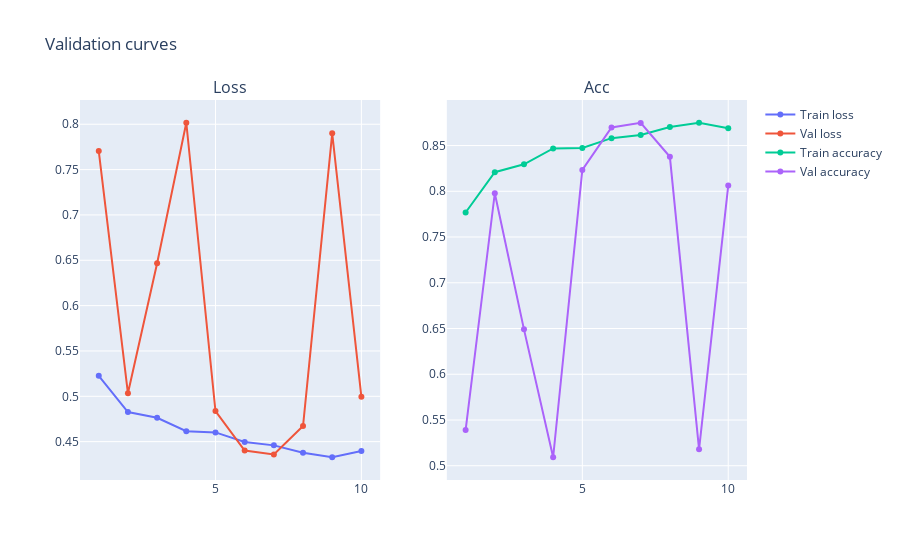
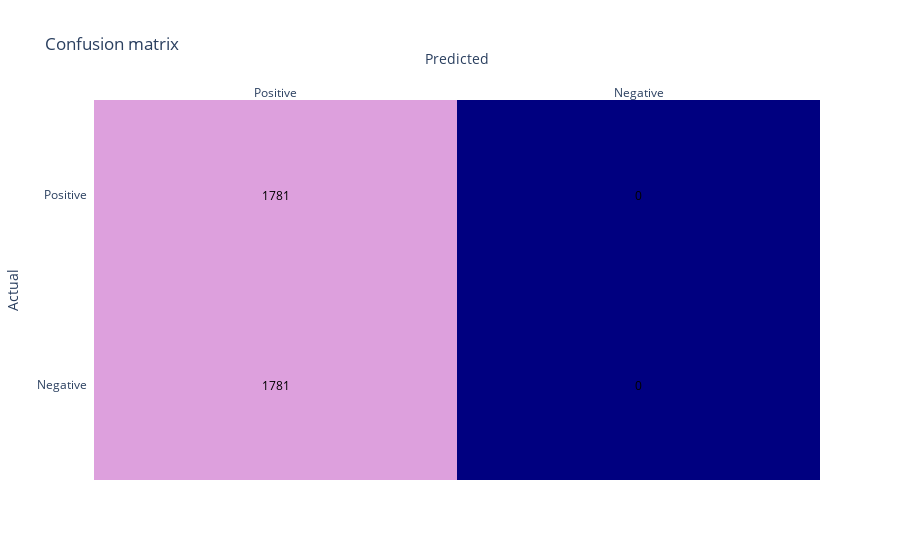
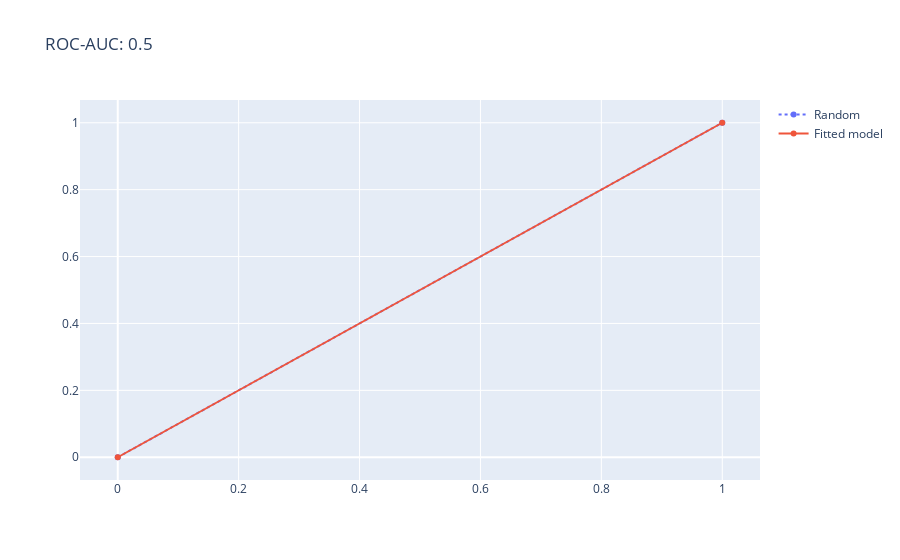

The code cell stored with these charts, in order, in its notebook:
### Code cell
plot_history(history_path="./history/deepCNN.history")
evaluate(model, X_test, y_test)

### Figure 1 — Plotly figure (JSON) as saved in the notebook; plotly's stock layout.template omitted (floating-point values rounded to 4 significant figures)
{"data": [{"name": "Train loss", "type": "scatter", "x": [1, 2, 3, 4, 5, 6, 7, 8, 9, 10], "xaxis": "x", "y": [0.5226, 0.4826, 0.4763, 0.4614, 0.4602, 0.4497, 0.4459, 0.4377, 0.4328, 0.4397], "yaxis": "y"}, {"name": "Val loss", "type": "scatter", "x": [1, 2, 3, 4, 5, 6, 7, 8, 9, 10], "xaxis": "x", "y": [0.7704, 0.5033, 0.6468, 0.8016, 0.4837, 0.4402, 0.4358, 0.4672, 0.79, 0.4994], "yaxis": "y"}, {"name": "Train accuracy", "type": "scatter", "x": [1, 2, 3, 4, 5, 6, 7, 8, 9, 10], "xaxis": "x2", "y": [0.7768, 0.8209, 0.8295, 0.8468, 0.8474, 0.8581, 0.8615, 0.8703, 0.8749, 0.869], "yaxis": "y2"}, {"name": "Val accuracy", "type": "scatter", "x": [1, 2, 3, 4, 5, 6, 7, 8, 9, 10], "xaxis": "x2", "y": [0.539, 0.7979, 0.6491, 0.5093, 0.8234, 0.8697, 0.8748, 0.8377, 0.518, 0.8063], "yaxis": "y2"}], "layout": {"annotations": [{"font": {"size": 16}, "showarrow": false, "text": "Loss", "x": 0.225, "xanchor": "center", "xref": "paper", "y": 1, "yanchor": "bottom", "yref": "paper"}, {"font": {"size": 16}, "showarrow": false, "text": "Acc", "x": 0.775, "xanchor": "center", "xref": "paper", "y": 1, "yanchor": "bottom", "yref": "paper"}], "title": {"text": "Validation curves"}, "xaxis": {"anchor": "y", "domain": [0, 0.45]}, "xaxis2": {"anchor": "y2", "domain": [0.55, 1]}, "yaxis": {"anchor": "x", "domain": [0, 1]}, "yaxis2": {"anchor": "x2", "domain": [0, 1]}}}

### Figure 2 — Plotly figure (JSON) as saved in the notebook; plotly's stock layout.template omitted (floating-point values rounded to 4 significant figures)
{"data": [{"colorscale": [[0, "navy"], [1, "plum"]], "reversescale": false, "showscale": false, "type": "heatmap", "x": ["Positive", "Negative"], "y": ["Negative", "Positive"], "z": [[1781, 0], [1781, 0]]}], "layout": {"annotations": [{"font": {"color": "#000000"}, "showarrow": false, "text": "1781", "x": "Positive", "xref": "x", "y": "Negative", "yref": "y"}, {"font": {"color": "#000000"}, "showarrow": false, "text": "0", "x": "Negative", "xref": "x", "y": "Negative", "yref": "y"}, {"font": {"color": "#000000"}, "showarrow": false, "text": "1781", "x": "Positive", "xref": "x", "y": "Positive", "yref": "y"}, {"font": {"color": "#000000"}, "showarrow": false, "text": "0", "x": "Negative", "xref": "x", "y": "Positive", "yref": "y"}], "title": {"text": "Confusion matrix"}, "xaxis": {"dtick": 1, "gridcolor": "rgb(0, 0, 0)", "side": "top", "ticks": "", "title": {"text": "Predicted"}}, "yaxis": {"dtick": 1, "ticks": "", "ticksuffix": "  ", "title": {"text": "Actual"}}}}

### Figure 3 — Plotly figure (JSON) as saved in the notebook; plotly's stock layout.template omitted (floating-point values rounded to 4 significant figures)
{"data": [{"line": {"dash": "dot"}, "name": "Random", "type": "scatter", "x": [0, 1], "y": [0, 1]}, {"name": "Fitted model", "type": "scatter", "x": [0, 1], "y": [0, 1]}], "layout": {"title": {"text": "ROC-AUC: 0.5"}}}
